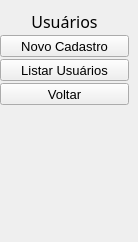
    <widget class="QWidget" name="page_5">
     <widget class="QWidget" name="verticalLayoutWidget_4">
      <property name="geometry">
       <rect>
        <x>0</x>
        <y>10</y>
        <width>129</width>
        <height>223</height>
       </rect>
      </property>
      <layout class="QVBoxLayout" name="verticalLayout_4">
       <property name="spacing">
        <number>2</number>
       </property>
       <item>
        <widget class="QLabel" name="label_2">
         <property name="font">
          <font>
           <family>Montserrat Medium</family>
           <pointsize>12</pointsize>
           <weight>50</weight>
           <bold>false</bold>
          </font>
         </property>
         <property name="text">
          <string>&lt;html&gt;&lt;head/&gt;&lt;body&gt;&lt;p align=&quot;center&quot;&gt;Usuários&lt;/p&gt;&lt;/body&gt;&lt;/html&gt;</string>
         </property>
        </widget>
       </item>
       <item>
        <widget class="QToolButton" name="bttn_newUser">
         <property name="sizePolicy">
          <sizepolicy hsizetype="Preferred" vsizetype="Preferred">
           <horstretch>0</horstretch>
           <verstretch>0</verstretch>
          </sizepolicy>
         </property>
         <property name="font">
          <font>
           <pointsize>10</pointsize>
          </font>
         </property>
         <property name="text">
          <string>Novo Cadastro</string>
         </property>
         <property name="icon">
          <iconset>
           <normaloff>../Icones/group_add_24dp_E3E3E3_FILL0_wght400_GRAD0_opsz24.png</normaloff>../Icones/group_add_24dp_E3E3E3_FILL0_wght400_GRAD0_opsz24.png</iconset>
         </property>
         <property name="iconSize">
          <size>
           <width>32</width>
           <height>32</height>
          </size>
         </property>
         <property name="toolButtonStyle">
          <enum>Qt::ToolButtonTextUnderIcon</enum>
         </property>
        </widget>
       </item>
       <item>
        <widget class="QToolButton" name="bttn_listUser">
         <property name="sizePolicy">
          <sizepolicy hsizetype="Preferred" vsizetype="Preferred">
           <horstretch>0</horstretch>
           <verstretch>0</verstretch>
          </sizepolicy>
         </property>
         <property name="font">
          <font>
           <pointsize>10</pointsize>
          </font>
         </property>
         <property name="text">
          <string>Listar Usuários</string>
         </property>
         <property name="icon">
          <iconset>
           <normaloff>../Icones/list_24dp_E3E3E3_FILL0_wght400_GRAD0_opsz24.png</normaloff>../Icones/list_24dp_E3E3E3_FILL0_wght400_GRAD0_opsz24.png</iconset>
         </property>
         <property name="iconSize">
          <size>
           <width>32</width>
           <height>32</height>
          </size>
         </property>
         <property name="toolButtonStyle">
          <enum>Qt::ToolButtonTextUnderIcon</enum>
         </property>
        </widget>
       </item>
       <item>
        <widget class="QToolButton" name="bttn_back_2">
         <property name="sizePolicy">
          <sizepolicy hsizetype="Preferred" vsizetype="Preferred">
           <horstretch>0</horstretch>
           <verstretch>0</verstretch>
          </sizepolicy>
         </property>
         <property name="font">
          <font>
           <pointsize>10</pointsize>
          </font>
         </property>
         <property name="text">
          <string>Voltar</string>
         </property>
         <property name="icon">
          <iconset>
           <normaloff>../Icones/keyboard_return_24dp_E3E3E3_FILL0_wght400_GRAD0_opsz24.png</normaloff>../Icones/keyboard_return_24dp_E3E3E3_FILL0_wght400_GRAD0_opsz24.png</iconset>
         </property>
         <property name="iconSize">
          <size>
           <width>32</width>
           <height>32</height>
          </size>
         </property>
         <property name="toolButtonStyle">
          <enum>Qt::ToolButtonTextUnderIcon</enum>
         </property>
        </widget>
       </item>
       <item>
        <spacer name="verticalSpacer_4">
         <property name="orientation">
          <enum>Qt::Vertical</enum>
         </property>
         <property name="sizeHint" stdset="0">
          <size>
           <width>20</width>
           <height>40</height>
          </size>
         </property>
        </spacer>
       </item>
      </layout>
     </widget>
    </widget>
